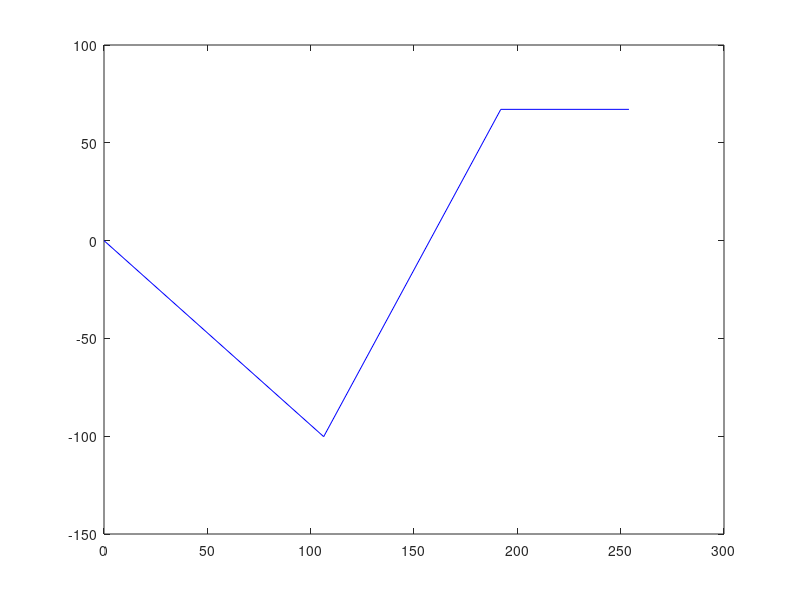

Recreate this plot in MATLAB.

 L1=146.1;
 L2=188.0;
 L3=62.0;
 d1=59.9;
 px=-254;
 pz=127;
 py=0;
 qt=0;
 r=sqrt(px^2+py^2);
 z=pz-d1;
 p0e = [ px py pz ]' ;
disp('Desired position =')
disp(p0e)
disp('Desired total angle =')
disp(qt*180/pi)
if norm(p0e) > L1+L2+L3
    error('desired position is out of the workspace')
end
if L1+L2+L3*cos(qt)< r
    error('desired total angle is not matched with desired position')
end 
if L1+L2+L3*sin(qt)< z
    error('desired total angle is not matched with desired position')
end 
R=sqrt((z-L3*sin(qt))^2+(r-L3*cos(qt))^2);
cp=((L1^2 +L2^2 - R^2)/(2*L1*L2));
sp1=sqrt(1-cp^2) ;
sp2 = - sqrt(1-cp^2);
if atan2(sp1,cp)>0
    q31=pi-atan2(sp1,cp);
end
if atan2(sp1,cp)<0
  q31=-pi-atan2(sp1,cp);
end
if atan2(sp2,cp)>0
     q32=pi-atan2(sp2,cp);
end
if atan2(sp2,cp)<0
     q32=-pi-atan2(sp2,cp);
end
tk1=(L2*sin(q31))/(L1+L2*cos(q31));
tk2=(L2*sin(q32))/(L1+L2*cos(q32));


k1=atan(tk1);
k2=atan(tk2);
q21=atan((z-L3*sin(qt))/(r-L3*cos(qt)))-k1;
q22=atan((z-L3*sin(qt))/(r-L3*cos(qt)))-k2;

q41=qt-q21-q31;
q42=qt-q22-q32;
disp('1 solution:  2 solution:')
disp([q21  q22]*180/pi)
disp([q31  q32]*180/pi)
disp([q41  q42]*180/pi)
x0=0;
y0=0;
x1=cos(q21)*L1;
x2=x1+cos(q31+q21)*L2;
x3=x2+cos(qt)*L3;
y1=sin(q21)*L1;
y2=y1+sin(q31+q21)*L2;
y3=y2+sin(qt)*L3;

x=[x0,x1,x2,x3];
y=[y0,y1,y2,y3];
plot(x,y,'*g')
plot(x,y,'b')